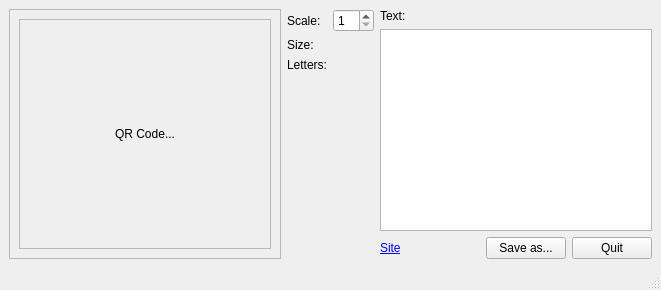
<?xml version="1.0" encoding="UTF-8"?>
<ui version="4.0">
 <class>MainWindow</class>
 <widget class="QMainWindow" name="MainWindow">
  <property name="geometry">
   <rect>
    <x>0</x>
    <y>0</y>
    <width>661</width>
    <height>290</height>
   </rect>
  </property>
  <property name="windowTitle">
   <string>QRCodeGenerator</string>
  </property>
  <widget class="QWidget" name="centralwidget">
   <layout class="QHBoxLayout" name="horizontalLayout_2">
    <item>
     <widget class="QScrollArea" name="scrollArea">
      <property name="widgetResizable">
       <bool>true</bool>
      </property>
      <widget class="QWidget" name="scrollAreaWidgetContents">
       <property name="geometry">
        <rect>
         <x>0</x>
         <y>0</y>
         <width>168</width>
         <height>220</height>
        </rect>
       </property>
       <layout class="QVBoxLayout" name="verticalLayout_2">
        <item>
         <widget class="QLabel" name="image_label">
          <property name="frameShape">
           <enum>QFrame::StyledPanel</enum>
          </property>
          <property name="text">
           <string>QR Code...</string>
          </property>
          <property name="alignment">
           <set>Qt::AlignCenter</set>
          </property>
          <property name="textInteractionFlags">
           <set>Qt::NoTextInteraction</set>
          </property>
         </widget>
        </item>
       </layout>
      </widget>
     </widget>
    </item>
    <item>
     <widget class="QSplitter" name="splitter_2">
      <property name="orientation">
       <enum>Qt::Vertical</enum>
      </property>
      <property name="handleWidth">
       <number>10</number>
      </property>
      <property name="childrenCollapsible">
       <bool>false</bool>
      </property>
      <widget class="QSplitter" name="splitter">
       <property name="orientation">
        <enum>Qt::Horizontal</enum>
       </property>
       <property name="handleWidth">
        <number>10</number>
       </property>
       <property name="childrenCollapsible">
        <bool>false</bool>
       </property>
       <widget class="QWidget" name="layoutWidget">
        <layout class="QVBoxLayout" name="verticalLayout">
         <item>
          <layout class="QFormLayout" name="formLayout">
           <item row="0" column="0">
            <widget class="QLabel" name="label_3">
             <property name="text">
              <string>Scale:</string>
             </property>
            </widget>
           </item>
           <item row="0" column="1">
            <widget class="QSpinBox" name="sBoxScale">
             <property name="minimum">
              <number>1</number>
             </property>
             <property name="maximum">
              <number>20</number>
             </property>
            </widget>
           </item>
           <item row="1" column="0">
            <widget class="QLabel" name="label">
             <property name="text">
              <string>Size:</string>
             </property>
            </widget>
           </item>
           <item row="1" column="1">
            <widget class="QLabel" name="labelSize">
             <property name="text">
              <string/>
             </property>
            </widget>
           </item>
           <item row="2" column="0">
            <widget class="QLabel" name="label_5">
             <property name="text">
              <string>Letters:</string>
             </property>
            </widget>
           </item>
           <item row="2" column="1">
            <widget class="QLabel" name="labelSizeText">
             <property name="text">
              <string/>
             </property>
            </widget>
           </item>
          </layout>
         </item>
         <item>
          <spacer name="verticalSpacer_2">
           <property name="orientation">
            <enum>Qt::Vertical</enum>
           </property>
           <property name="sizeType">
            <enum>QSizePolicy::Fixed</enum>
           </property>
           <property name="sizeHint" stdset="0">
            <size>
             <width>20</width>
             <height>13</height>
            </size>
           </property>
          </spacer>
         </item>
        </layout>
       </widget>
      </widget>
     </widget>
    </item>
    <item>
     <layout class="QVBoxLayout" name="verticalLayout_4">
      <item>
       <widget class="QLabel" name="label_2">
        <property name="text">
         <string>Text:</string>
        </property>
       </widget>
      </item>
      <item>
       <widget class="QPlainTextEdit" name="pTextEditQRText"/>
      </item>
      <item>
       <layout class="QHBoxLayout" name="horizontalLayout">
        <item>
         <widget class="QLabel" name="label_4">
          <property name="text">
           <string>&lt;html&gt;&lt;head/&gt;&lt;body&gt;&lt;p&gt;&lt;a href=&quot;https://github.com/gil9red/QRCodeGenerator&quot;&gt;&lt;span style=&quot; text-decoration: underline; color:#0000ff;&quot;&gt;Site&lt;/span&gt;&lt;/a&gt;&lt;/p&gt;&lt;/body&gt;&lt;/html&gt;</string>
          </property>
          <property name="openExternalLinks">
           <bool>true</bool>
          </property>
         </widget>
        </item>
        <item>
         <spacer name="horizontalSpacer">
          <property name="orientation">
           <enum>Qt::Horizontal</enum>
          </property>
          <property name="sizeHint" stdset="0">
           <size>
            <width>40</width>
            <height>20</height>
           </size>
          </property>
         </spacer>
        </item>
        <item>
         <widget class="QPushButton" name="pButtonSave">
          <property name="text">
           <string>Save as...</string>
          </property>
         </widget>
        </item>
        <item>
         <widget class="QPushButton" name="pButtonQuit">
          <property name="text">
           <string>Quit</string>
          </property>
         </widget>
        </item>
       </layout>
      </item>
     </layout>
    </item>
   </layout>
  </widget>
  <widget class="QMenuBar" name="menubar">
   <property name="geometry">
    <rect>
     <x>0</x>
     <y>0</y>
     <width>661</width>
     <height>24</height>
    </rect>
   </property>
  </widget>
  <widget class="QStatusBar" name="statusbar"/>
 </widget>
 <resources/>
 <connections/>
</ui>
